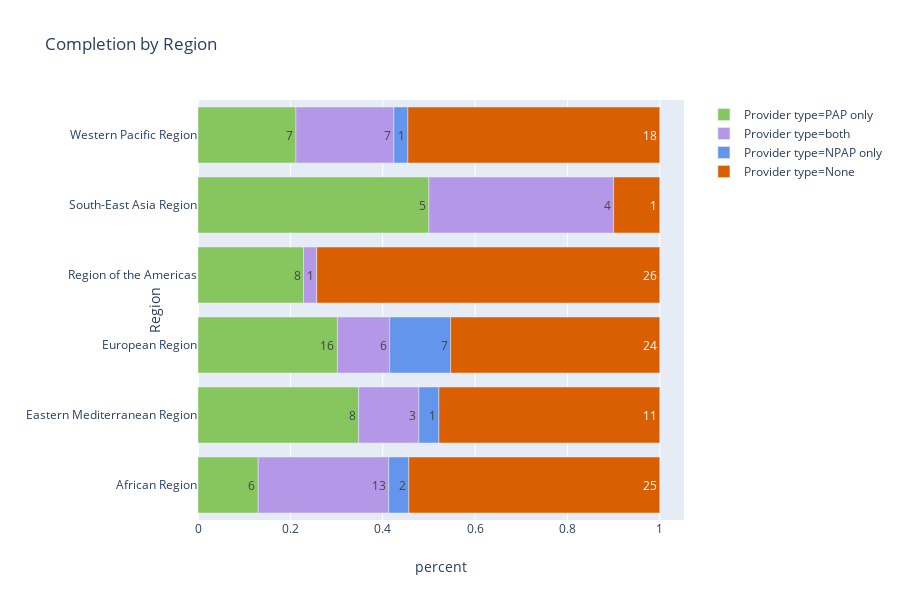

The notebook cell this image was saved under:
### Code cell
fig = px.bar(t4_normal, y='Region', x='percent', color='provider2', 
             orientation='h',
            color_discrete_map={"None": px.colors.qualitative.Dark2[1], "NPAP only": "cornflowerblue", "PAP only": px.colors.qualitative.Pastel[4], "both":px.colors.qualitative.Pastel[9]},
             #color_discrete_sequence=px.colors.qualitative.Pastel2,
             hover_data=['count'],
            labels={"provider2":"Provider type"},
            category_orders={"provider2":['PAP only','both','NPAP only','None']},
            title='Completion by Region',
             text='count'
            )


fig.show()

### Figure 1 — Plotly figure (JSON) as saved in the notebook; plotly's stock layout.template omitted (floating-point values rounded to 4 significant figures)
{"data": [{"alignmentgroup": "True", "customdata": [[6], [8], [16], [8], [5], [7]], "hoverlabel": {"namelength": 0}, "hovertemplate": "Provider type=PAP only<br>percent=%{x}<br>Region=%{y}<br>count=%{text}", "legendgroup": "Provider type=PAP only", "marker": {"color": "rgb(135, 197, 95)"}, "name": "Provider type=PAP only", "offsetgroup": "Provider type=PAP only", "orientation": "h", "showlegend": true, "text": [6, 8, 16, 8, 5, 7], "textposition": "auto", "type": "bar", "x": [0.1304, 0.3478, 0.3019, 0.2286, 0.5, 0.2121], "xaxis": "x", "y": ["African Region", "Eastern Mediterranean Region", "European Region", "Region of the Americas", "South-East Asia Region", "Western Pacific Region"], "yaxis": "y"}, {"alignmentgroup": "True", "customdata": [[13], [3], [6], [1], [4], [7]], "hoverlabel": {"namelength": 0}, "hovertemplate": "Provider type=both<br>percent=%{x}<br>Region=%{y}<br>count=%{text}", "legendgroup": "Provider type=both", "marker": {"color": "rgb(180, 151, 231)"}, "name": "Provider type=both", "offsetgroup": "Provider type=both", "orientation": "h", "showlegend": true, "text": [13, 3, 6, 1, 4, 7], "textposition": "auto", "type": "bar", "x": [0.2826, 0.1304, 0.1132, 0.02857, 0.4, 0.2121], "xaxis": "x", "y": ["African Region", "Eastern Mediterranean Region", "European Region", "Region of the Americas", "South-East Asia Region", "Western Pacific Region"], "yaxis": "y"}, {"alignmentgroup": "True", "customdata": [[2], [1], [7], [0], [0], [1]], "hoverlabel": {"namelength": 0}, "hovertemplate": "Provider type=NPAP only<br>percent=%{x}<br>Region=%{y}<br>count=%{text}", "legendgroup": "Provider type=NPAP only", "marker": {"color": "cornflowerblue"}, "name": "Provider type=NPAP only", "offsetgroup": "Provider type=NPAP only", "orientation": "h", "showlegend": true, "text": [2, 1, 7, 0, 0, 1], "textposition": "auto", "type": "bar", "x": [0.04348, 0.04348, 0.1321, 0, 0, 0.0303], "xaxis": "x", "y": ["African Region", "Eastern Mediterranean Region", "European Region", "Region of the Americas", "South-East Asia Region", "Western Pacific Region"], "yaxis": "y"}, {"alignmentgroup": "True", "customdata": [[25], [11], [24], [26], [1], [18]], "hoverlabel": {"namelength": 0}, "hovertemplate": "Provider type=None<br>percent=%{x}<br>Region=%{y}<br>count=%{text}", "legendgroup": "Provider type=None", "marker": {"color": "rgb(217,95,2)"}, "name": "Provider type=None", "offsetgroup": "Provider type=None", "orientation": "h", "showlegend": true, "text": [25, 11, 24, 26, 1, 18], "textposition": "auto", "type": "bar", "x": [0.5435, 0.4783, 0.4528, 0.7429, 0.1, 0.5455], "xaxis": "x", "y": ["African Region", "Eastern Mediterranean Region", "European Region", "Region of the Americas", "South-East Asia Region", "Western Pacific Region"], "yaxis": "y"}], "layout": {"barmode": "relative", "height": 600, "legend": {"tracegroupgap": 0}, "title": {"text": "Completion by Region"}, "xaxis": {"anchor": "y", "domain": [0, 0.98], "title": {"text": "percent"}}, "yaxis": {"anchor": "x", "domain": [0, 1], "title": {"text": "Region"}}}}
